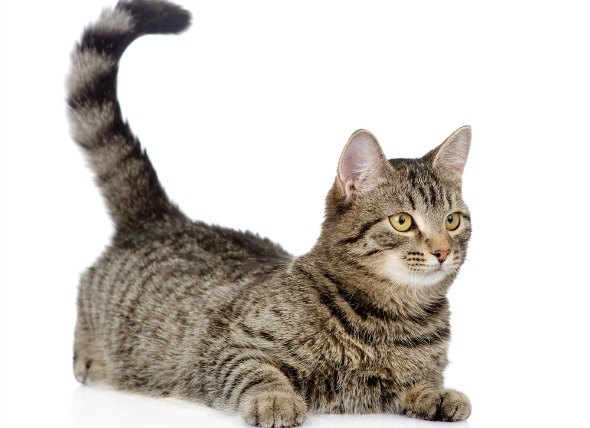
#> input picture cat.jpg, 590 x 428 px
$ jupyter execute OpenCV_BaseCommandsTutorial.ipynb   (shell and % lines are left out)
#> lines starting #> are read from the running program, lines starting #| are printed output that depends on the picture; after the words box and inside, x2 and y2 are one past the last pixel; in counts of white or black regions, pixels touching at a corner belong together
# OpenCV: Basics and Tutorial

In the present notebook, we will go through some filtering, edge detection examples and corner detection examples. <br />
This notebook does not want a complete guide to OpenCV, but just an introduction. I invite all the readers to visit [OpenCV](https://opencv.org/) for more information. <br />
<br />
The content will be as follows: <br />
**1) Sobel Filters <br/>
2) Gaussian Blur <br/>
3) Sharpening Filters <br />
4) Canny Detector and Hough Lines**

[cell 1]
import cv2
import numpy as np
import matplotlib.pyplot as plt

[cell 2]
image=cv2.imread("cat.jpg")
#> image is the input picture: shape (428, 590, 3); mean B, G, R 195.3, 201.1, 206.2
#convert BGR to RGB
image=cv2.cvtColor(image,cv2.COLOR_BGR2RGB)
plt.imshow(image)
plt.title("Cat Picture")

First of all, we would like to check the size of the said picture. An RGB picture is a 3-channel gray-scale picture, which means it has three dimensions. The dimensions can be checked as follows:

[cell 3]
print("Height: {}px".format(image.shape[0]))
#| Height: 428px
print("Width: {}px".format(image.shape[1]))
#| Width: 590px

The picture above is a 428x590px picture. We will now go through a series of filters and see what happens when we apply them. <br />
At this time, we are not planning to draw considerations regarding the colors in the picture. As a result, a gray-scale representation will suffice for our tutorial. In order to do this, we can use the cvtColor utility.

[cell 4]
gray=cv2.cvtColor(image,cv2.COLOR_RGB2GRAY)
plt.imshow(gray,cmap="gray")
plt.title("Gray-scale cat picture")

Now that we have the gray-scale picture, we will apply a couple filters to see how those respond.

## 2. Filters

### 2.1 Sobel Filters

We will define four filters as indicated below.
$$F_1=\begin{bmatrix}
-1 & 0 & +1 \\
-2 & 0 & +2 \\
-1 & 0 & +1
\end{bmatrix}$$

$$F_2=\begin{bmatrix}
+1 & 0 & -1 \\
+2 & 0 & -2 \\
+1 & 0 & -1
\end{bmatrix}$$

$$F_3=\begin{bmatrix}
-1 & -2 & -1 \\
0 & 0 & 0 \\
+1 & +2 & +1
\end{bmatrix}$$

$$F_4=\begin{bmatrix}
+1 & +2 & +1 \\
0 & 0 & 0 \\
-1 & -2 & -1
\end{bmatrix}$$

$F_1$ and $F_2$ are vertical edge detection filters. $F_3$ and $F_4$ are horizontal edge detection filters. This can be easily inferred from the direction of the zero-valued vector in the matrices.

[cell 5]
F_1=np.array([[-1,0,+1],
              [-2,0,+2],
              [-1,0,+1]])
F_2=-np.copy(F_1)
F_3=np.copy(F_1.T)
F_4=-np.copy(F_1.T)
F=[F_1,F_2,F_3,F_4]
f_list=["F_1","F_2","F_3","F_4"]

And now we show what the filters look like.

[cell 6]
fig=plt.figure(figsize=(20,10))
for i in range(len(F)):
    ax=fig.add_subplot(1,4,i+1,xticks=[],yticks=[])
    ax.imshow(F[i],cmap="gray")
    width,height=F[i].shape
    ax.set_title(f_list[i])
    for x in range(width):
        for y in range(height):
            ax.annotate(str(F[i][x,y]),xy=[y,x],
                        horizontalalignment="center",
                        verticalalignment="center",color="white" if F[i][x,y]<0 else "black")

We can see that the filters above contain a negative row/column, a neutral row/column and a positive row/column. The order, in general, depends on which edge we are trying to detect. <br />
Let's see what is the result of applying all the filters, one by one, to the picture.

[cell 7]
im_f1=cv2.filter2D(gray,-1,F[0])
im_f2=cv2.filter2D(gray,-1,F[1])
im_f3=cv2.filter2D(gray,-1,F[2])
im_f4=cv2.filter2D(gray,-1,F[3])

im_f=[im_f1,im_f2,im_f3,im_f4]

fig=plt.figure(figsize=(20,10))
for i in range(len(F)):
    ax=fig.add_subplot(1,4,i+1,xticks=[],yticks=[])
    ax.imshow(im_f[i],cmap="gray")
    ax.set_title("Result of " + f_list[i])

The pictures clearly show a pattern. A filter which has a positive column on the right and a negative column on the left will give, as a result, bright pixels when moving from bright to dark areas from the right to the left. <br />
As a result, filters like the ones described above can enhance edges and suppress areas with uniform coloring. <br />
For this reason, these filters are called **high-pass filters**. <br />
It must be said that Sobel filters can come in any dimension. For example, we may create 4x4 filters like those below:

[cell 8]
F_1=np.array([[-1,-1,+1,+1],
              [-1,-1,+1,+1],
              [-1,-1,+1,+1],
              [-1,-1,+1,+1]])
F_2=-np.copy(F_1)
F_3=np.copy(F_1.T)
F_4=-np.copy(F_1.T)
F=[F_1,F_2,F_3,F_4]
f_list=["F_1","F_2","F_3","F_4"]
fig=plt.figure(figsize=(20,10))
for i in range(len(F)):
    ax=fig.add_subplot(1,4,i+1,xticks=[],yticks=[])
    ax.imshow(F[i],cmap="gray")
    width,height=F[i].shape
    ax.set_title(f_list[i])
    for x in range(width):
        for y in range(height):
            ax.annotate(str(F[i][x,y]),xy=[y,x],
                        horizontalalignment="center",
                        verticalalignment="center",color="white" if F[i][x,y]<0 else "black")
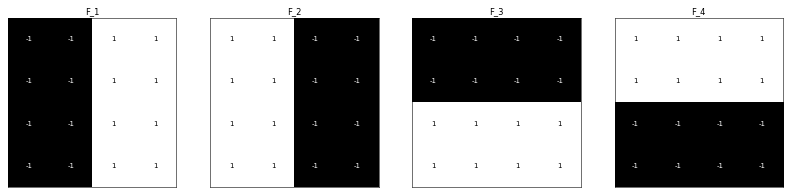
#> figure drawn by matplotlib, 4 panels

[cell 9]
im_f1=cv2.filter2D(gray,-1,F[0])
im_f2=cv2.filter2D(gray,-1,F[1])
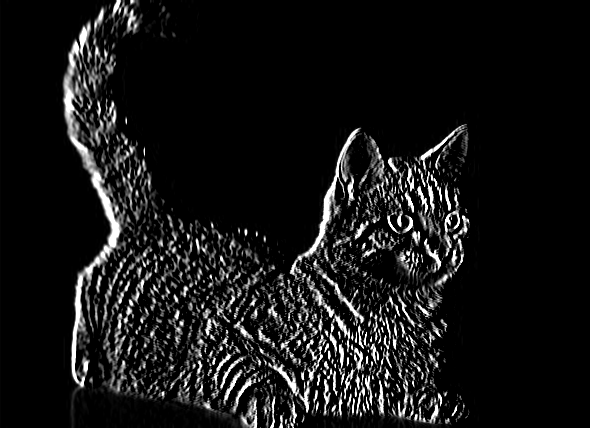
#> im_f2: shape (428, 590); min 0, max 255, mean 21.4
im_f3=cv2.filter2D(gray,-1,F[2])
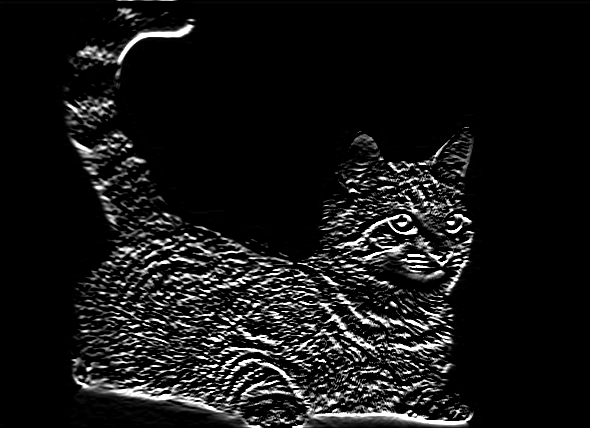
#> im_f3: shape (428, 590); min 0, max 255, mean 21.8
im_f4=cv2.filter2D(gray,-1,F[3])
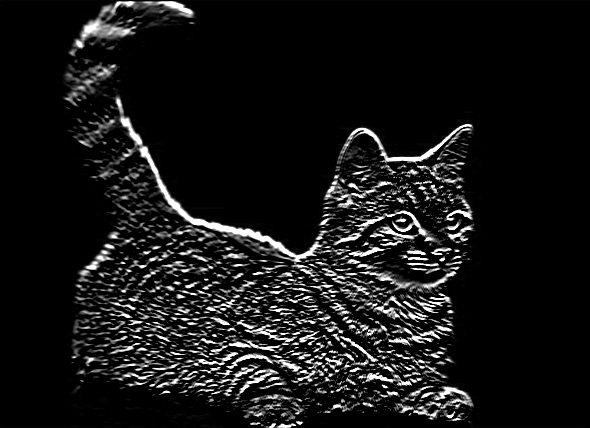
#> im_f4: shape (428, 590); min 0, max 255, mean 21.8

im_f=[im_f1,im_f2,im_f3,im_f4]

fig=plt.figure(figsize=(20,10))
for i in range(len(F)):
    ax=fig.add_subplot(1,4,i+1,xticks=[],yticks=[])
    ax.imshow(im_f[i],cmap="gray")
    ax.set_title("Result of " + f_list[i])

It looks like the 4x4 filters above enhance edges even better. Good job!
Filters like these may easily detect horizontal and vertical lines in an image. However, a more powerful technique - which takes into account the concept of edge connection and hysteresis - will be shown at the end of the present notebook.

### 2.2 Gaussian Blur

Gaussian Blur allows to average across patches of pixels and remove high-frequency noise. A 3x3 gaussian blur filter looks like the one below. $$G=\frac{1}{16}\begin{bmatrix}
1 & 2 & 1 \\
2 & 4 & 2 \\
1 & 2 & 1
\end{bmatrix}$$

[cell 10]
G=np.array([[1,2,1],
           [2,4,2],
           [1,2,1]])*1/16

f,(ax1,ax2)=plt.subplots(1,2,figsize=(30,15))
ax1.imshow(gray,cmap="gray")
ax1.set_title("Before Gaussian Blur")
after_blur=cv2.filter2D(gray,-1,G)
ax2.set_title("After Gaussian Blur")
ax2.imshow(after_blur,cmap="gray")

Let's focus on the face area

[cell 11]
copy_orig=np.copy(gray)
copy_blur=np.copy(after_blur)
_=cv2.rectangle(copy_orig,(300,100),(500,300),(0,0,0),2)
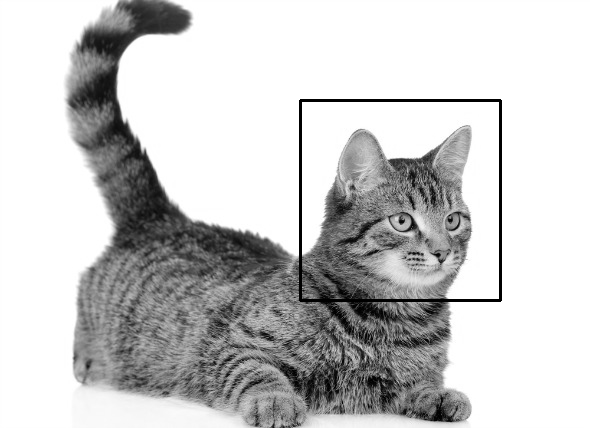
#> copy_orig: shape (428, 590); min 0, max 255, mean 199.9
_=cv2.rectangle(copy_blur,(300,100),(500,300),(0,0,0),2)
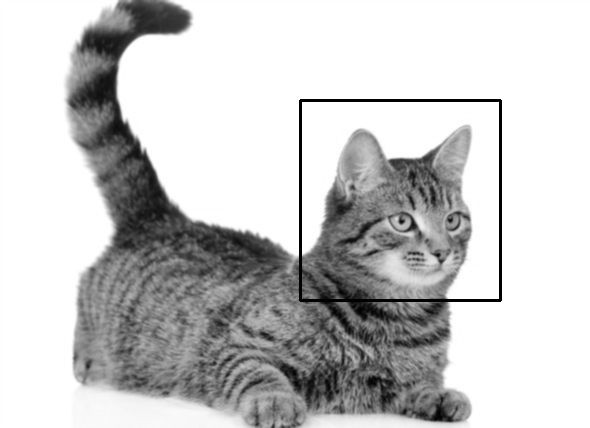
#> copy_blur: shape (428, 590); min 0, max 255, mean 199.9
f,(ax1,ax2)=plt.subplots(1,2,figsize=(30,15))
ax1.imshow(copy_orig[100:300,300:500],cmap="gray")
ax1.set_title("Before Gaussian Blur")
after_blur=cv2.filter2D(gray,-1,G)
ax2.set_title("After Gaussian Blur")
ax2.imshow(copy_blur[100:300,300:500],cmap="gray")
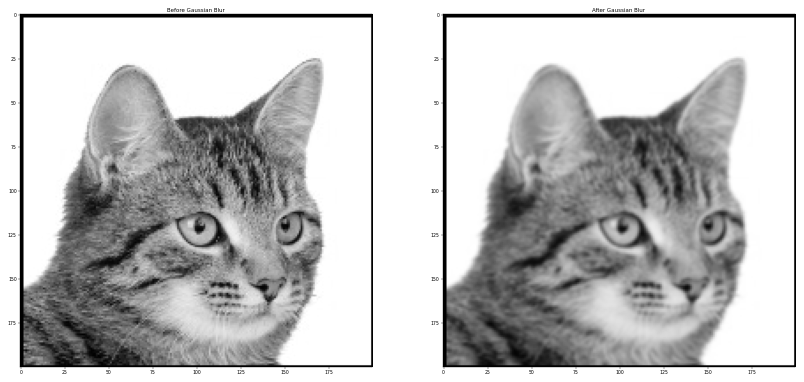
#> figure drawn by matplotlib, 2 panels

It can be noticed that the face of the cat becomes slightly blurred - as if it was out of focus. This is due to the face that the Gaussian Blur averages across a certain amount of pixels. Should the image have had some noise, Gaussian blur would have weakened it. <br />
Gaussian blur is so important in computer vision that it features its own command

[cell 12]
#Gaussian Blur with a 3x3 kernel
res3=cv2.GaussianBlur(gray,(3,3),0)
#Gaussian Blur with a 5x5 kernel
res5=cv2.GaussianBlur(gray,(5,5),0)
#Gaussian Blur with a 7x7 kernel
res7=cv2.GaussianBlur(gray,(7,7),0)
#Gaussian Blur with a 11x11 kernel
res11=cv2.GaussianBlur(gray,(11,11),0)
#Gaussian Blur with a 13x13 kernel
res13=cv2.GaussianBlur(gray,(13,13),0)
#Gaussian Blur with a 15x15 kernel
res15=cv2.GaussianBlur(gray,(15,15),0)


f,(ax1,ax2,ax3,ax4)=plt.subplots(1,4,figsize=(30,15))
ax1.imshow(res3,cmap="gray")
ax1.set_title("Gaussian Dim=3")
ax2.imshow(res5,cmap="gray")
ax2.set_title("Gaussian Dim=5")
ax3.imshow(res7,cmap="gray")
ax3.set_title("Gaussian Dim=7")
ax4.imshow(res11,cmap="gray")
ax4.set_title("Gaussian Dim=11")

It can be notices that increasing the dimension of the Kernel of the Gaussian Blur also increases the effects of averaging.

### 2.3 Sharpening Filter
A sharpening filter allows to enhance high-frequency areas in the picture. A 3x3 gaussian blue filter looks like the one below. $$S=\begin{bmatrix}
-1 & -1 & -1 \\
-1 & 9 & -1 \\
-1 & -1 & -1
\end{bmatrix}$$

[cell 13]
S=np.array([[-1,-1,-1],
           [-1,9,-1],
           [-1,-1,-1]])

f,(ax1,ax2)=plt.subplots(1,2,figsize=(30,15))
ax1.imshow(gray,cmap="gray")
ax1.set_title("Before Sharpening")
after_blur=cv2.filter2D(gray,-1,S)
ax2.imshow(after_blur,cmap="gray")
ax2.set_title("After Sharpening")

As you can see, sharpening introduces some noise, especially in the ear area.

### 2.4 Canny Edge Detector

Canny edge detector is a very popular method for edge detection. It follows the steps below:
<br />
1) Filter out high-frequency noise through Gaussian Blur <br />
2) Obtain Strength and Direction of edges through Sobel Filters <br />
3) Non-maximum suppression <br />
4) Hysteresis to select the best edges (only edges whose magnitude exceed a threshold and which are connected are eventually selected as edges).<br />
Let'se see how easy it is to implement Canny in OpenCV

[cell 14]
low_threshold=20
high_threshold=60
edges=cv2.Canny(gray,low_threshold,high_threshold)
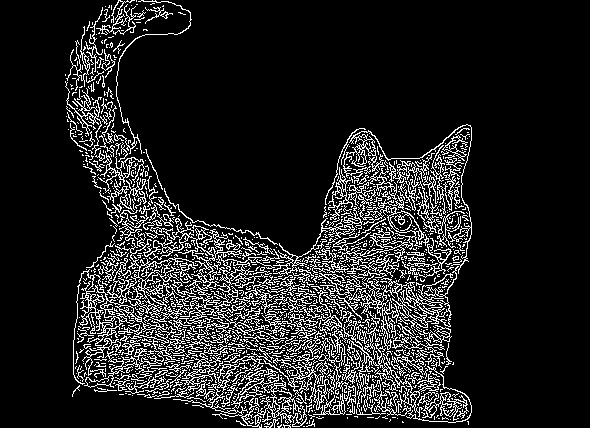
#> edges: shape (428, 590); 13.2% white in thin lines or dots, all inside (x1, y1, x2, y2) = (65, 0, 472, 428)
plt.imshow(edges,cmap="gray")

Simple but... not really a good result, is it? The fur of the cat prevents the algorithm from working well. The low_threshold and high_threshold parameters should be fixed

[cell 15]
low_threshold=120
high_threshold=255
edges=cv2.Canny(gray,low_threshold,high_threshold)
plt.imshow(edges,cmap="gray")

Better. But the result can still be improved. For example, applying Canny on the gaussian blurred picture above.

[cell 16]
low_threshold=50
high_threshold=150
edges=cv2.Canny(res15,low_threshold,high_threshold)
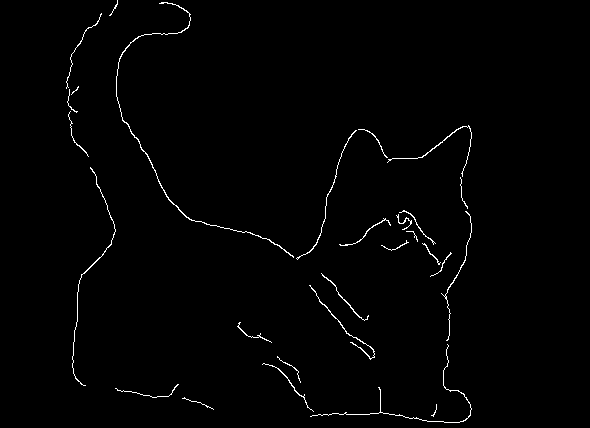
#> edges: shape (428, 590); 1.1% white in thin lines or dots, all inside (x1, y1, x2, y2) = (66, 0, 472, 423)
plt.imshow(edges,cmap="gray")

[cell 17]
rho = 1
theta = np.pi/180
threshold = 5
min_line_length = 10
max_line_gap = 25

dummy_image = np.copy(image)

lines = cv2.HoughLinesP(edges, rho, theta, threshold, np.array([]),
                        min_line_length, max_line_gap)
#> lines = 185 rows, first 6: [326, 200, 345, 144], [446, 389, 450, 313], [303, 254, 362, 319], [326, 306, 353, 344], [373, 225, 408, 212], [447, 300, 466, 252]
for line in lines:
    for x1,y1,x2,y2 in line:
        cv2.line(dummy_image,(x1,y1),(x2,y2),(255,0,0),5)
#> this loop made 185 passes
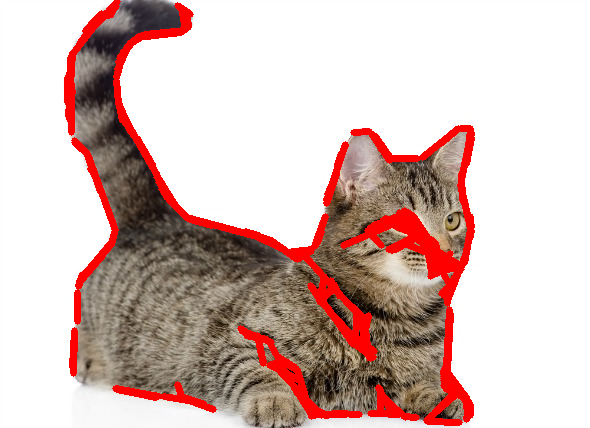
#> dummy_image: shape (428, 590, 3); mean R, G, B 213.7, 188.8, 183.8

plt.imshow(dummy_image)
